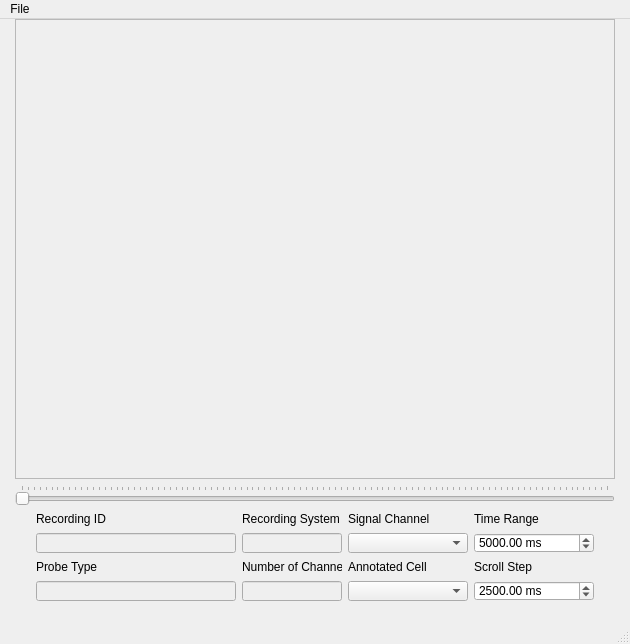
<?xml version="1.0" encoding="UTF-8"?>
<ui version="4.0">
 <class>SigScopeWindow</class>
 <widget class="QMainWindow" name="SigScopeWindow">
  <property name="geometry">
   <rect>
    <x>0</x>
    <y>0</y>
    <width>630</width>
    <height>644</height>
   </rect>
  </property>
  <property name="windowTitle">
   <string>Parus Signal Scope</string>
  </property>
  <widget class="QWidget" name="centralWidget">
   <layout class="QVBoxLayout" name="centralLayout">
    <property name="leftMargin">
     <number>15</number>
    </property>
    <property name="topMargin">
     <number>0</number>
    </property>
    <property name="rightMargin">
     <number>15</number>
    </property>
    <property name="bottomMargin">
     <number>15</number>
    </property>
    <item>
     <widget class="QFrame" name="signalFrame">
      <property name="minimumSize">
       <size>
        <width>600</width>
        <height>450</height>
       </size>
      </property>
      <property name="frameShape">
       <enum>QFrame::StyledPanel</enum>
      </property>
      <property name="frameShadow">
       <enum>QFrame::Raised</enum>
      </property>
      <layout class="QVBoxLayout" name="signalLayout"/>
     </widget>
    </item>
    <item>
     <widget class="QSlider" name="signalSlider">
      <property name="orientation">
       <enum>Qt::Horizontal</enum>
      </property>
      <property name="tickPosition">
       <enum>QSlider::TicksAbove</enum>
      </property>
     </widget>
    </item>
    <item>
     <layout class="QHBoxLayout" name="controlsLayout">
      <property name="leftMargin">
       <number>6</number>
      </property>
      <property name="rightMargin">
       <number>6</number>
      </property>
      <property name="bottomMargin">
       <number>6</number>
      </property>
      <item>
       <spacer name="controlsSpacerL">
        <property name="orientation">
         <enum>Qt::Horizontal</enum>
        </property>
        <property name="sizeHint" stdset="0">
         <size>
          <width>40</width>
          <height>20</height>
         </size>
        </property>
       </spacer>
      </item>
      <item>
       <layout class="QVBoxLayout" name="tagsLayout">
        <item>
         <widget class="QLabel" name="nameLabel">
          <property name="minimumSize">
           <size>
            <width>100</width>
            <height>16</height>
           </size>
          </property>
          <property name="maximumSize">
           <size>
            <width>100</width>
            <height>16</height>
           </size>
          </property>
          <property name="text">
           <string>Recording ID</string>
          </property>
         </widget>
        </item>
        <item>
         <widget class="QLineEdit" name="nameLine">
          <property name="enabled">
           <bool>false</bool>
          </property>
          <property name="minimumSize">
           <size>
            <width>200</width>
            <height>20</height>
           </size>
          </property>
          <property name="maximumSize">
           <size>
            <width>200</width>
            <height>20</height>
           </size>
          </property>
         </widget>
        </item>
        <item>
         <widget class="QLabel" name="probeLabel">
          <property name="minimumSize">
           <size>
            <width>100</width>
            <height>16</height>
           </size>
          </property>
          <property name="maximumSize">
           <size>
            <width>100</width>
            <height>16</height>
           </size>
          </property>
          <property name="text">
           <string>Probe Type</string>
          </property>
         </widget>
        </item>
        <item>
         <widget class="QLineEdit" name="probeLine">
          <property name="enabled">
           <bool>false</bool>
          </property>
          <property name="minimumSize">
           <size>
            <width>200</width>
            <height>20</height>
           </size>
          </property>
          <property name="maximumSize">
           <size>
            <width>200</width>
            <height>20</height>
           </size>
          </property>
         </widget>
        </item>
       </layout>
      </item>
      <item>
       <layout class="QVBoxLayout" name="infoLayout">
        <item>
         <widget class="QLabel" name="systemLabel">
          <property name="minimumSize">
           <size>
            <width>100</width>
            <height>16</height>
           </size>
          </property>
          <property name="maximumSize">
           <size>
            <width>100</width>
            <height>16</height>
           </size>
          </property>
          <property name="text">
           <string>Recording System</string>
          </property>
         </widget>
        </item>
        <item>
         <widget class="QLineEdit" name="systemLine">
          <property name="enabled">
           <bool>false</bool>
          </property>
          <property name="minimumSize">
           <size>
            <width>100</width>
            <height>20</height>
           </size>
          </property>
          <property name="maximumSize">
           <size>
            <width>100</width>
            <height>20</height>
           </size>
          </property>
         </widget>
        </item>
        <item>
         <widget class="QLabel" name="countLabel">
          <property name="minimumSize">
           <size>
            <width>100</width>
            <height>16</height>
           </size>
          </property>
          <property name="maximumSize">
           <size>
            <width>100</width>
            <height>16</height>
           </size>
          </property>
          <property name="text">
           <string>Number of Channels</string>
          </property>
         </widget>
        </item>
        <item>
         <widget class="QLineEdit" name="countLine">
          <property name="enabled">
           <bool>false</bool>
          </property>
          <property name="minimumSize">
           <size>
            <width>100</width>
            <height>20</height>
           </size>
          </property>
          <property name="maximumSize">
           <size>
            <width>100</width>
            <height>20</height>
           </size>
          </property>
         </widget>
        </item>
       </layout>
      </item>
      <item>
       <layout class="QVBoxLayout" name="selectionLayout">
        <item>
         <widget class="QLabel" name="channelLabel">
          <property name="minimumSize">
           <size>
            <width>100</width>
            <height>16</height>
           </size>
          </property>
          <property name="maximumSize">
           <size>
            <width>100</width>
            <height>16</height>
           </size>
          </property>
          <property name="text">
           <string>Signal Channel</string>
          </property>
         </widget>
        </item>
        <item>
         <widget class="QComboBox" name="channelBox">
          <property name="minimumSize">
           <size>
            <width>120</width>
            <height>20</height>
           </size>
          </property>
          <property name="maximumSize">
           <size>
            <width>120</width>
            <height>20</height>
           </size>
          </property>
         </widget>
        </item>
        <item>
         <widget class="QLabel" name="annotationLabel">
          <property name="minimumSize">
           <size>
            <width>100</width>
            <height>16</height>
           </size>
          </property>
          <property name="maximumSize">
           <size>
            <width>100</width>
            <height>16</height>
           </size>
          </property>
          <property name="text">
           <string>Annotated Cell</string>
          </property>
         </widget>
        </item>
        <item>
         <widget class="QComboBox" name="annotationBox">
          <property name="minimumSize">
           <size>
            <width>120</width>
            <height>20</height>
           </size>
          </property>
          <property name="maximumSize">
           <size>
            <width>120</width>
            <height>20</height>
           </size>
          </property>
         </widget>
        </item>
       </layout>
      </item>
      <item>
       <layout class="QVBoxLayout" name="timeLayout">
        <item>
         <widget class="QLabel" name="rangeLabel">
          <property name="minimumSize">
           <size>
            <width>100</width>
            <height>16</height>
           </size>
          </property>
          <property name="maximumSize">
           <size>
            <width>100</width>
            <height>16</height>
           </size>
          </property>
          <property name="text">
           <string>Time Range</string>
          </property>
         </widget>
        </item>
        <item>
         <widget class="QDoubleSpinBox" name="rangeValue">
          <property name="minimumSize">
           <size>
            <width>120</width>
            <height>20</height>
           </size>
          </property>
          <property name="maximumSize">
           <size>
            <width>120</width>
            <height>20</height>
           </size>
          </property>
          <property name="suffix">
           <string notr="true"> ms</string>
          </property>
          <property name="minimum">
           <double>0.500000000000000</double>
          </property>
          <property name="maximum">
           <double>10000.000000000000000</double>
          </property>
          <property name="value">
           <double>5000.000000000000000</double>
          </property>
         </widget>
        </item>
        <item>
         <widget class="QLabel" name="stepLabel">
          <property name="minimumSize">
           <size>
            <width>100</width>
            <height>16</height>
           </size>
          </property>
          <property name="maximumSize">
           <size>
            <width>100</width>
            <height>16</height>
           </size>
          </property>
          <property name="text">
           <string>Scroll Step</string>
          </property>
         </widget>
        </item>
        <item>
         <widget class="QDoubleSpinBox" name="stepValue">
          <property name="minimumSize">
           <size>
            <width>120</width>
            <height>20</height>
           </size>
          </property>
          <property name="maximumSize">
           <size>
            <width>120</width>
            <height>20</height>
           </size>
          </property>
          <property name="suffix">
           <string notr="true"> ms</string>
          </property>
          <property name="minimum">
           <double>0.100000000000000</double>
          </property>
          <property name="maximum">
           <double>10000.000000000000000</double>
          </property>
          <property name="value">
           <double>2500.000000000000000</double>
          </property>
         </widget>
        </item>
       </layout>
      </item>
      <item>
       <spacer name="controlsSpacerR">
        <property name="orientation">
         <enum>Qt::Horizontal</enum>
        </property>
        <property name="sizeHint" stdset="0">
         <size>
          <width>40</width>
          <height>20</height>
         </size>
        </property>
       </spacer>
      </item>
     </layout>
    </item>
   </layout>
  </widget>
  <widget class="QMenuBar" name="menubar">
   <property name="geometry">
    <rect>
     <x>0</x>
     <y>0</y>
     <width>630</width>
     <height>21</height>
    </rect>
   </property>
   <widget class="QMenu" name="menuFile">
    <property name="title">
     <string>File</string>
    </property>
    <addaction name="actionLoadIntan"/>
    <addaction name="separator"/>
    <addaction name="actionExit"/>
   </widget>
   <addaction name="menuFile"/>
  </widget>
  <widget class="QStatusBar" name="statusbar"/>
  <action name="actionLoadIntan">
   <property name="text">
    <string>Load Intan Data</string>
   </property>
  </action>
  <action name="actionExit">
   <property name="text">
    <string>Exit</string>
   </property>
  </action>
 </widget>
 <resources/>
 <connections/>
</ui>
